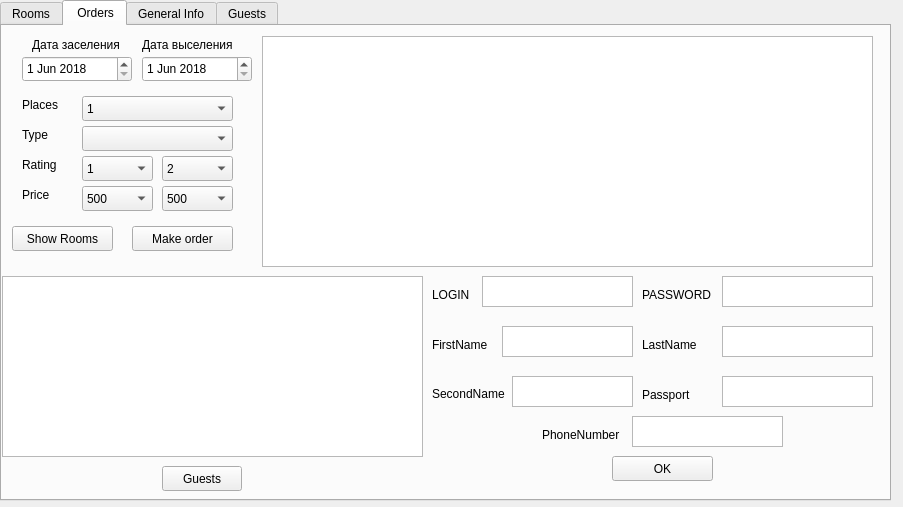
<?xml version="1.0" encoding="UTF-8"?>
<ui version="4.0">
 <class>ReceptionistView</class>
 <widget class="QWidget" name="ReceptionistView">
  <property name="geometry">
   <rect>
    <x>0</x>
    <y>0</y>
    <width>903</width>
    <height>507</height>
   </rect>
  </property>
  <property name="windowTitle">
   <string>Receptionist Form</string>
  </property>
  <widget class="QTabWidget" name="tabWidget">
   <property name="geometry">
    <rect>
     <x>0</x>
     <y>0</y>
     <width>891</width>
     <height>501</height>
    </rect>
   </property>
   <property name="currentIndex">
    <number>1</number>
   </property>
   <widget class="QWidget" name="tabRooms">
    <attribute name="title">
     <string>Rooms</string>
    </attribute>
    <widget class="QTableWidget" name="RoomsTbl">
     <property name="geometry">
      <rect>
       <x>10</x>
       <y>10</y>
       <width>861</width>
       <height>411</height>
      </rect>
     </property>
     <property name="editTriggers">
      <set>QAbstractItemView::NoEditTriggers</set>
     </property>
     <property name="showGrid">
      <bool>true</bool>
     </property>
    </widget>
    <widget class="QPushButton" name="hotelRoomsBtn">
     <property name="geometry">
      <rect>
       <x>400</x>
       <y>430</y>
       <width>91</width>
       <height>25</height>
      </rect>
     </property>
     <property name="text">
      <string>Refresh</string>
     </property>
    </widget>
   </widget>
   <widget class="QWidget" name="tabOrders">
    <attribute name="title">
     <string> Orders</string>
    </attribute>
    <widget class="QPushButton" name="guestBtn">
     <property name="geometry">
      <rect>
       <x>160</x>
       <y>440</y>
       <width>80</width>
       <height>25</height>
      </rect>
     </property>
     <property name="text">
      <string>Guests</string>
     </property>
    </widget>
    <widget class="QTableWidget" name="GuestsTbl">
     <property name="geometry">
      <rect>
       <x>0</x>
       <y>250</y>
       <width>421</width>
       <height>181</height>
      </rect>
     </property>
     <property name="editTriggers">
      <set>QAbstractItemView::NoEditTriggers</set>
     </property>
     <property name="showGrid">
      <bool>true</bool>
     </property>
    </widget>
    <widget class="QDateEdit" name="dateBegin">
     <property name="geometry">
      <rect>
       <x>20</x>
       <y>30</y>
       <width>110</width>
       <height>26</height>
      </rect>
     </property>
     <property name="dateTime">
      <datetime>
       <hour>0</hour>
       <minute>0</minute>
       <second>0</second>
       <year>2018</year>
       <month>6</month>
       <day>1</day>
      </datetime>
     </property>
     <property name="time">
      <time>
       <hour>0</hour>
       <minute>0</minute>
       <second>0</second>
      </time>
     </property>
     <property name="minimumDate">
      <date>
       <year>2018</year>
       <month>6</month>
       <day>1</day>
      </date>
     </property>
    </widget>
    <widget class="QDateEdit" name="dateEnd">
     <property name="geometry">
      <rect>
       <x>140</x>
       <y>30</y>
       <width>110</width>
       <height>26</height>
      </rect>
     </property>
     <property name="minimumDateTime">
      <datetime>
       <hour>0</hour>
       <minute>0</minute>
       <second>0</second>
       <year>2018</year>
       <month>6</month>
       <day>1</day>
      </datetime>
     </property>
     <property name="minimumDate">
      <date>
       <year>2018</year>
       <month>6</month>
       <day>1</day>
      </date>
     </property>
    </widget>
    <widget class="QLabel" name="label_12">
     <property name="geometry">
      <rect>
       <x>30</x>
       <y>10</y>
       <width>91</width>
       <height>17</height>
      </rect>
     </property>
     <property name="text">
      <string>Дата заселения</string>
     </property>
    </widget>
    <widget class="QLabel" name="label_13">
     <property name="geometry">
      <rect>
       <x>140</x>
       <y>10</y>
       <width>101</width>
       <height>17</height>
      </rect>
     </property>
     <property name="text">
      <string>Дата выселения</string>
     </property>
    </widget>
    <widget class="QPushButton" name="vacantRoms">
     <property name="geometry">
      <rect>
       <x>10</x>
       <y>200</y>
       <width>101</width>
       <height>25</height>
      </rect>
     </property>
     <property name="text">
      <string>Show Rooms</string>
     </property>
    </widget>
    <widget class="QComboBox" name="orderplacesCb">
     <property name="geometry">
      <rect>
       <x>80</x>
       <y>70</y>
       <width>151</width>
       <height>25</height>
      </rect>
     </property>
     <item>
      <property name="text">
       <string>1</string>
      </property>
     </item>
     <item>
      <property name="text">
       <string>2</string>
      </property>
     </item>
     <item>
      <property name="text">
       <string>3</string>
      </property>
     </item>
     <item>
      <property name="text">
       <string>4</string>
      </property>
     </item>
     <item>
      <property name="text">
       <string>5</string>
      </property>
     </item>
     <item>
      <property name="text">
       <string>6</string>
      </property>
     </item>
     <item>
      <property name="text">
       <string>7</string>
      </property>
     </item>
     <item>
      <property name="text">
       <string>8</string>
      </property>
     </item>
     <item>
      <property name="text">
       <string>9</string>
      </property>
     </item>
     <item>
      <property name="text">
       <string>10</string>
      </property>
     </item>
    </widget>
    <widget class="QLabel" name="label_45">
     <property name="geometry">
      <rect>
       <x>20</x>
       <y>70</y>
       <width>51</width>
       <height>17</height>
      </rect>
     </property>
     <property name="text">
      <string>Places</string>
     </property>
    </widget>
    <widget class="QLabel" name="label_46">
     <property name="geometry">
      <rect>
       <x>20</x>
       <y>100</y>
       <width>54</width>
       <height>17</height>
      </rect>
     </property>
     <property name="text">
      <string>Type</string>
     </property>
    </widget>
    <widget class="QComboBox" name="orderRoomType">
     <property name="geometry">
      <rect>
       <x>80</x>
       <y>100</y>
       <width>151</width>
       <height>25</height>
      </rect>
     </property>
    </widget>
    <widget class="QComboBox" name="orderRatingStartCb">
     <property name="geometry">
      <rect>
       <x>80</x>
       <y>130</y>
       <width>71</width>
       <height>25</height>
      </rect>
     </property>
     <item>
      <property name="text">
       <string>1</string>
      </property>
     </item>
     <item>
      <property name="text">
       <string>2</string>
      </property>
     </item>
     <item>
      <property name="text">
       <string>3</string>
      </property>
     </item>
     <item>
      <property name="text">
       <string>4</string>
      </property>
     </item>
     <item>
      <property name="text">
       <string>5</string>
      </property>
     </item>
     <item>
      <property name="text">
       <string>6</string>
      </property>
     </item>
     <item>
      <property name="text">
       <string>7</string>
      </property>
     </item>
     <item>
      <property name="text">
       <string>8</string>
      </property>
     </item>
     <item>
      <property name="text">
       <string>9</string>
      </property>
     </item>
     <item>
      <property name="text">
       <string>10</string>
      </property>
     </item>
    </widget>
    <widget class="QLabel" name="label_47">
     <property name="geometry">
      <rect>
       <x>20</x>
       <y>130</y>
       <width>61</width>
       <height>17</height>
      </rect>
     </property>
     <property name="text">
      <string>Rating</string>
     </property>
    </widget>
    <widget class="QTableWidget" name="vacantRoomsTbl">
     <property name="geometry">
      <rect>
       <x>260</x>
       <y>10</y>
       <width>611</width>
       <height>231</height>
      </rect>
     </property>
     <property name="editTriggers">
      <set>QAbstractItemView::NoEditTriggers</set>
     </property>
     <property name="showGrid">
      <bool>true</bool>
     </property>
    </widget>
    <widget class="QComboBox" name="orderPriceStartCb">
     <property name="geometry">
      <rect>
       <x>80</x>
       <y>160</y>
       <width>71</width>
       <height>25</height>
      </rect>
     </property>
     <item>
      <property name="text">
       <string>500</string>
      </property>
     </item>
     <item>
      <property name="text">
       <string>1000</string>
      </property>
     </item>
     <item>
      <property name="text">
       <string>2000</string>
      </property>
     </item>
     <item>
      <property name="text">
       <string>3000</string>
      </property>
     </item>
     <item>
      <property name="text">
       <string>4000</string>
      </property>
     </item>
     <item>
      <property name="text">
       <string>5000</string>
      </property>
     </item>
     <item>
      <property name="text">
       <string>6000</string>
      </property>
     </item>
    </widget>
    <widget class="QLabel" name="label_48">
     <property name="geometry">
      <rect>
       <x>20</x>
       <y>160</y>
       <width>61</width>
       <height>17</height>
      </rect>
     </property>
     <property name="text">
      <string>Price </string>
     </property>
    </widget>
    <widget class="QComboBox" name="orderPriceEndCb">
     <property name="geometry">
      <rect>
       <x>160</x>
       <y>160</y>
       <width>71</width>
       <height>25</height>
      </rect>
     </property>
     <item>
      <property name="text">
       <string>500</string>
      </property>
     </item>
     <item>
      <property name="text">
       <string>1000</string>
      </property>
     </item>
     <item>
      <property name="text">
       <string>2000</string>
      </property>
     </item>
     <item>
      <property name="text">
       <string>3000</string>
      </property>
     </item>
     <item>
      <property name="text">
       <string>4000</string>
      </property>
     </item>
     <item>
      <property name="text">
       <string>5000</string>
      </property>
     </item>
     <item>
      <property name="text">
       <string>6000</string>
      </property>
     </item>
     <item>
      <property name="text">
       <string>7000</string>
      </property>
     </item>
     <item>
      <property name="text">
       <string>8000</string>
      </property>
     </item>
     <item>
      <property name="text">
       <string>9000</string>
      </property>
     </item>
     <item>
      <property name="text">
       <string>10000</string>
      </property>
     </item>
    </widget>
    <widget class="QComboBox" name="orderRatingEndCb">
     <property name="geometry">
      <rect>
       <x>160</x>
       <y>130</y>
       <width>71</width>
       <height>25</height>
      </rect>
     </property>
     <item>
      <property name="text">
       <string>2</string>
      </property>
     </item>
     <item>
      <property name="text">
       <string>3</string>
      </property>
     </item>
     <item>
      <property name="text">
       <string>4</string>
      </property>
     </item>
     <item>
      <property name="text">
       <string>5</string>
      </property>
     </item>
     <item>
      <property name="text">
       <string>6</string>
      </property>
     </item>
     <item>
      <property name="text">
       <string>7</string>
      </property>
     </item>
     <item>
      <property name="text">
       <string>8</string>
      </property>
     </item>
     <item>
      <property name="text">
       <string>9</string>
      </property>
     </item>
     <item>
      <property name="text">
       <string>10</string>
      </property>
     </item>
    </widget>
    <widget class="QPlainTextEdit" name="loginGPT_2">
     <property name="geometry">
      <rect>
       <x>480</x>
       <y>250</y>
       <width>151</width>
       <height>31</height>
      </rect>
     </property>
    </widget>
    <widget class="QLabel" name="label_17">
     <property name="geometry">
      <rect>
       <x>430</x>
       <y>260</y>
       <width>91</width>
       <height>17</height>
      </rect>
     </property>
     <property name="text">
      <string>LOGIN</string>
     </property>
    </widget>
    <widget class="QPlainTextEdit" name="passwordGPT_2">
     <property name="geometry">
      <rect>
       <x>720</x>
       <y>250</y>
       <width>151</width>
       <height>31</height>
      </rect>
     </property>
    </widget>
    <widget class="QLabel" name="label_18">
     <property name="geometry">
      <rect>
       <x>640</x>
       <y>260</y>
       <width>91</width>
       <height>17</height>
      </rect>
     </property>
     <property name="text">
      <string>PASSWORD</string>
     </property>
    </widget>
    <widget class="QLabel" name="label_26">
     <property name="geometry">
      <rect>
       <x>430</x>
       <y>310</y>
       <width>91</width>
       <height>17</height>
      </rect>
     </property>
     <property name="text">
      <string>FirstName</string>
     </property>
    </widget>
    <widget class="QPlainTextEdit" name="firstNGPT_2">
     <property name="geometry">
      <rect>
       <x>500</x>
       <y>300</y>
       <width>131</width>
       <height>31</height>
      </rect>
     </property>
    </widget>
    <widget class="QPlainTextEdit" name="secondNGPT_2">
     <property name="geometry">
      <rect>
       <x>510</x>
       <y>350</y>
       <width>121</width>
       <height>31</height>
      </rect>
     </property>
    </widget>
    <widget class="QLabel" name="label_27">
     <property name="geometry">
      <rect>
       <x>430</x>
       <y>360</y>
       <width>91</width>
       <height>16</height>
      </rect>
     </property>
     <property name="text">
      <string>SecondName</string>
     </property>
    </widget>
    <widget class="QPushButton" name="regGuestBnt_2">
     <property name="geometry">
      <rect>
       <x>610</x>
       <y>430</y>
       <width>101</width>
       <height>25</height>
      </rect>
     </property>
     <property name="text">
      <string>OK</string>
     </property>
    </widget>
    <widget class="QPlainTextEdit" name="lastNGPT_2">
     <property name="geometry">
      <rect>
       <x>720</x>
       <y>300</y>
       <width>151</width>
       <height>31</height>
      </rect>
     </property>
    </widget>
    <widget class="QPlainTextEdit" name="phoneGPT_2">
     <property name="geometry">
      <rect>
       <x>630</x>
       <y>390</y>
       <width>151</width>
       <height>31</height>
      </rect>
     </property>
    </widget>
    <widget class="QLabel" name="label_50">
     <property name="geometry">
      <rect>
       <x>540</x>
       <y>400</y>
       <width>91</width>
       <height>17</height>
      </rect>
     </property>
     <property name="text">
      <string>PhoneNumber</string>
     </property>
    </widget>
    <widget class="QLabel" name="label_49">
     <property name="geometry">
      <rect>
       <x>640</x>
       <y>310</y>
       <width>91</width>
       <height>17</height>
      </rect>
     </property>
     <property name="text">
      <string>LastName</string>
     </property>
    </widget>
    <widget class="QPlainTextEdit" name="passportGPT_2">
     <property name="geometry">
      <rect>
       <x>720</x>
       <y>350</y>
       <width>151</width>
       <height>31</height>
      </rect>
     </property>
    </widget>
    <widget class="QLabel" name="label_51">
     <property name="geometry">
      <rect>
       <x>640</x>
       <y>360</y>
       <width>91</width>
       <height>17</height>
      </rect>
     </property>
     <property name="text">
      <string>Passport</string>
     </property>
    </widget>
    <widget class="QPushButton" name="makeOrderBtn">
     <property name="geometry">
      <rect>
       <x>130</x>
       <y>200</y>
       <width>101</width>
       <height>25</height>
      </rect>
     </property>
     <property name="text">
      <string>Make order</string>
     </property>
    </widget>
   </widget>
   <widget class="QWidget" name="tabGeneralInfo">
    <attribute name="title">
     <string>General Info</string>
    </attribute>
    <widget class="QTableWidget" name="HotelsTbl">
     <property name="geometry">
      <rect>
       <x>10</x>
       <y>40</y>
       <width>691</width>
       <height>151</height>
      </rect>
     </property>
     <property name="editTriggers">
      <set>QAbstractItemView::NoEditTriggers</set>
     </property>
     <property name="showGrid">
      <bool>true</bool>
     </property>
    </widget>
    <widget class="QTableWidget" name="HotelTypesTbl">
     <property name="geometry">
      <rect>
       <x>10</x>
       <y>260</y>
       <width>261</width>
       <height>171</height>
      </rect>
     </property>
     <property name="editTriggers">
      <set>QAbstractItemView::NoEditTriggers</set>
     </property>
     <property name="showGrid">
      <bool>true</bool>
     </property>
    </widget>
    <widget class="QLabel" name="label_9">
     <property name="geometry">
      <rect>
       <x>750</x>
       <y>20</y>
       <width>71</width>
       <height>17</height>
      </rect>
     </property>
     <property name="text">
      <string>Room Types</string>
     </property>
    </widget>
    <widget class="QLabel" name="label_10">
     <property name="geometry">
      <rect>
       <x>320</x>
       <y>20</y>
       <width>71</width>
       <height>17</height>
      </rect>
     </property>
     <property name="text">
      <string>Hotels</string>
     </property>
    </widget>
    <widget class="QTableWidget" name="RoomTypesTbl">
     <property name="geometry">
      <rect>
       <x>720</x>
       <y>40</y>
       <width>161</width>
       <height>151</height>
      </rect>
     </property>
     <property name="editTriggers">
      <set>QAbstractItemView::NoEditTriggers</set>
     </property>
     <property name="showGrid">
      <bool>true</bool>
     </property>
    </widget>
    <widget class="QLabel" name="label_11">
     <property name="geometry">
      <rect>
       <x>100</x>
       <y>230</y>
       <width>71</width>
       <height>17</height>
      </rect>
     </property>
     <property name="text">
      <string>Hotel Types</string>
     </property>
    </widget>
    <widget class="QTableWidget" name="OrdersTbl">
     <property name="geometry">
      <rect>
       <x>350</x>
       <y>260</y>
       <width>491</width>
       <height>171</height>
      </rect>
     </property>
     <property name="editTriggers">
      <set>QAbstractItemView::NoEditTriggers</set>
     </property>
     <property name="showGrid">
      <bool>true</bool>
     </property>
    </widget>
    <widget class="QLabel" name="label_14">
     <property name="geometry">
      <rect>
       <x>560</x>
       <y>230</y>
       <width>71</width>
       <height>17</height>
      </rect>
     </property>
     <property name="text">
      <string>Hotel orders</string>
     </property>
    </widget>
   </widget>
   <widget class="QWidget" name="tabGuests">
    <attribute name="title">
     <string>Guests</string>
    </attribute>
    <widget class="QLabel" name="label_2">
     <property name="geometry">
      <rect>
       <x>190</x>
       <y>80</y>
       <width>251</width>
       <height>17</height>
      </rect>
     </property>
     <property name="font">
      <font>
       <pointsize>11</pointsize>
       <weight>75</weight>
       <bold>true</bold>
      </font>
     </property>
     <property name="text">
      <string>People which lives in the HoteL</string>
     </property>
    </widget>
    <widget class="QTableWidget" name="currGuestsTbl">
     <property name="geometry">
      <rect>
       <x>10</x>
       <y>110</y>
       <width>621</width>
       <height>251</height>
      </rect>
     </property>
     <property name="editTriggers">
      <set>QAbstractItemView::NoEditTriggers</set>
     </property>
     <property name="showGrid">
      <bool>true</bool>
     </property>
    </widget>
    <widget class="QGroupBox" name="groupBox">
     <property name="geometry">
      <rect>
       <x>650</x>
       <y>130</y>
       <width>221</width>
       <height>201</height>
      </rect>
     </property>
     <property name="title">
      <string/>
     </property>
     <widget class="QLabel" name="avgResidenceLbl">
      <property name="geometry">
       <rect>
        <x>150</x>
        <y>120</y>
        <width>54</width>
        <height>17</height>
       </rect>
      </property>
      <property name="text">
       <string/>
      </property>
     </widget>
     <widget class="QLabel" name="label_8">
      <property name="geometry">
       <rect>
        <x>10</x>
        <y>120</y>
        <width>141</width>
        <height>17</height>
       </rect>
      </property>
      <property name="text">
       <string>Average residence time:</string>
      </property>
     </widget>
     <widget class="QLabel" name="label_5">
      <property name="geometry">
       <rect>
        <x>10</x>
        <y>90</y>
        <width>71</width>
        <height>17</height>
       </rect>
      </property>
      <property name="text">
       <string>Order count:</string>
      </property>
     </widget>
     <widget class="QLabel" name="roomCountLbl">
      <property name="geometry">
       <rect>
        <x>90</x>
        <y>60</y>
        <width>54</width>
        <height>17</height>
       </rect>
      </property>
      <property name="text">
       <string/>
      </property>
     </widget>
     <widget class="QLabel" name="label_7">
      <property name="geometry">
       <rect>
        <x>10</x>
        <y>30</y>
        <width>101</width>
        <height>17</height>
       </rect>
      </property>
      <property name="text">
       <string>Employee count:</string>
      </property>
     </widget>
     <widget class="QLabel" name="orderCountLbl">
      <property name="geometry">
       <rect>
        <x>90</x>
        <y>90</y>
        <width>54</width>
        <height>17</height>
       </rect>
      </property>
      <property name="text">
       <string/>
      </property>
     </widget>
     <widget class="QLabel" name="employeeCountLbl">
      <property name="geometry">
       <rect>
        <x>120</x>
        <y>30</y>
        <width>54</width>
        <height>17</height>
       </rect>
      </property>
      <property name="text">
       <string/>
      </property>
     </widget>
     <widget class="QLabel" name="label_6">
      <property name="geometry">
       <rect>
        <x>10</x>
        <y>60</y>
        <width>81</width>
        <height>17</height>
       </rect>
      </property>
      <property name="text">
       <string>Room count:</string>
      </property>
     </widget>
     <widget class="QLabel" name="label_3">
      <property name="geometry">
       <rect>
        <x>70</x>
        <y>0</y>
        <width>71</width>
        <height>17</height>
       </rect>
      </property>
      <property name="font">
       <font>
        <pointsize>11</pointsize>
        <weight>75</weight>
        <bold>true</bold>
       </font>
      </property>
      <property name="text">
       <string>Statistics</string>
      </property>
     </widget>
     <widget class="QLabel" name="label_15">
      <property name="geometry">
       <rect>
        <x>10</x>
        <y>150</y>
        <width>141</width>
        <height>17</height>
       </rect>
      </property>
      <property name="text">
       <string>Average room rating:</string>
      </property>
     </widget>
     <widget class="QLabel" name="avgRoomRatingLbl">
      <property name="geometry">
       <rect>
        <x>150</x>
        <y>150</y>
        <width>54</width>
        <height>17</height>
       </rect>
      </property>
      <property name="text">
       <string/>
      </property>
     </widget>
    </widget>
    <widget class="QPushButton" name="currentGuests">
     <property name="geometry">
      <rect>
       <x>250</x>
       <y>370</y>
       <width>121</width>
       <height>25</height>
      </rect>
     </property>
     <property name="text">
      <string>Current Guests</string>
     </property>
    </widget>
   </widget>
  </widget>
 </widget>
 <resources/>
 <connections/>
</ui>
